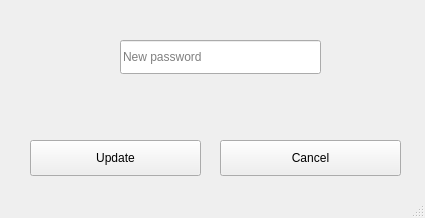
<?xml version="1.0" encoding="UTF-8"?>
<ui version="4.0">
 <class>MainWindow</class>
 <widget class="QMainWindow" name="MainWindow">
  <property name="geometry">
   <rect>
    <x>0</x>
    <y>0</y>
    <width>425</width>
    <height>218</height>
   </rect>
  </property>
  <property name="windowTitle">
   <string>MainWindow</string>
  </property>
  <widget class="QWidget" name="central_widget">
   <widget class="QLineEdit" name="user_password_input">
    <property name="geometry">
     <rect>
      <x>120</x>
      <y>40</y>
      <width>201</width>
      <height>34</height>
     </rect>
    </property>
    <property name="echoMode">
     <enum>QLineEdit::Password</enum>
    </property>
    <property name="placeholderText">
     <string>New password</string>
    </property>
   </widget>
   <widget class="QPushButton" name="update_button">
    <property name="geometry">
     <rect>
      <x>30</x>
      <y>140</y>
      <width>171</width>
      <height>36</height>
     </rect>
    </property>
    <property name="text">
     <string>Update</string>
    </property>
   </widget>
   <widget class="QPushButton" name="cancel_button">
    <property name="geometry">
     <rect>
      <x>220</x>
      <y>140</y>
      <width>181</width>
      <height>36</height>
     </rect>
    </property>
    <property name="text">
     <string>Cancel</string>
    </property>
   </widget>
  </widget>
  <widget class="QStatusBar" name="statusbar"/>
 </widget>
 <resources/>
 <connections/>
</ui>
